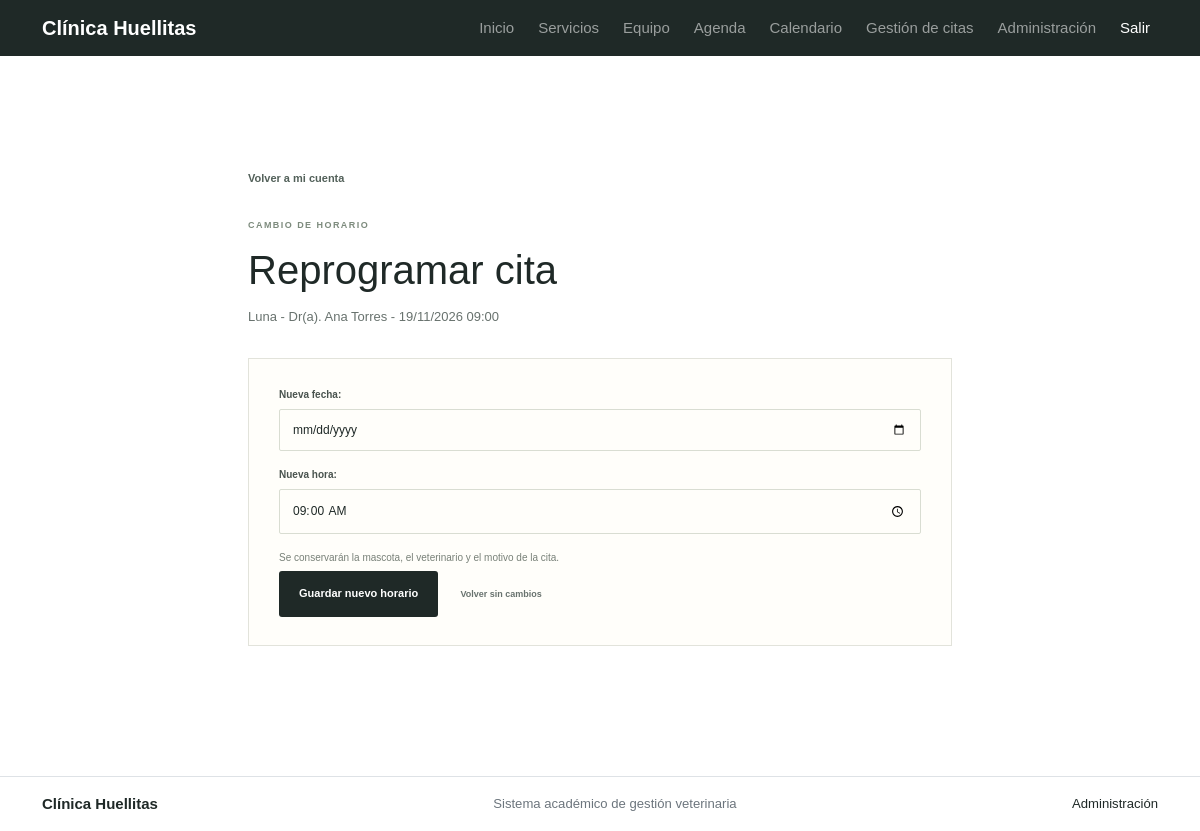
The page /mi-cuenta/citas/1/reprogramar/ (signed in) on the database its author committed.
### apps/citas/models.py (models this page shows, shortened)
class Cita(models.Model):
    class Estado(models.TextChoices):
        PROGRAMADA = 'PROGRAMADA', 'Programada'
        ATENDIDA = 'ATENDIDA', 'Atendida'
        CANCELADA = 'CANCELADA', 'Cancelada'
    cita_id = models.BigAutoField(
        primary_key=True,
        db_column='pk_cita_id',
    )
    mascota = models.ForeignKey(
        'mascotas.Mascota',
        on_delete=models.PROTECT,
        related_name='citas',
        db_column='fk_mascota_id',
    )
    veterinario = models.ForeignKey(
        'veterinarios.Veterinario',
        on_delete=models.PROTECT,
        related_name='citas',
        db_column='fk_veterinario_id',
    )
    fecha_hora = models.DateTimeField()
    motivo = models.CharField(max_length=180)
    estado = models.CharField(
        max_length=12,
        choices=Estado.choices,
        default=Estado.PROGRAMADA,
    )
    notas = models.TextField(blank=True)
    class Meta:
        db_table = 'tbl_cita'
        ordering = ['-fecha_hora']
        verbose_name = 'cita'
        verbose_name_plural = 'citas'

### apps/mascotas/models.py (models this page shows, shortened)
class Mascota(models.Model):
    mascota_id = models.BigAutoField(primary_key=True, db_column='pk_mascota_id')
    propietario = models.ForeignKey('propietarios_core.Propietario', on_delete=models.PROTECT, related_name='mascotas', db_column='fk_propietario_id')
    nombre = models.CharField(max_length=80)
    especie = models.CharField(max_length=40)
    raza = models.CharField(max_length=60, blank=True)
    sexo = models.CharField(max_length=10, choices=[('M', 'Macho'), ('H', 'Hembra')])
    fecha_nacimiento = models.DateField(null=True, blank=True)
    peso_kg = models.DecimalField(max_digits=6, decimal_places=2, null=True, blank=True)
    activo = models.BooleanField(default=True)
    class Meta:
        db_table = 'tbl_mascota'
        ordering = ['nombre']
        verbose_name = 'mascota'
        verbose_name_plural = 'mascotas'

### apps/veterinarios/models.py (models this page shows)
class Veterinario(models.Model):
    veterinario_id = models.BigAutoField(primary_key=True, db_column='pk_veterinario_id')
    usuario = models.OneToOneField('auth.User', on_delete=models.SET_NULL, null=True, blank=True, related_name='perfil_veterinario', db_column='fk_usuario_id')
    nombres = models.CharField(max_length=80)
    apellidos = models.CharField(max_length=80)
    documento = models.CharField(max_length=20, unique=True)
    tarjeta_profesional = models.CharField(max_length=40, unique=True)
    telefono = models.CharField(max_length=20)
    correo = models.EmailField(unique=True)
    especialidad = models.CharField(max_length=80)
    activo = models.BooleanField(default=True)
    class Meta:
        db_table = 'tbl_veterinario'
        ordering = ['apellidos', 'nombres']
        verbose_name = 'veterinario'
        verbose_name_plural = 'veterinarios'
    def __str__(self):
        return f'Dr(a). {self.nombres} {self.apellidos}'

### config/views.py (the view, shortened to what this page needs)
# urls.py: path('mi-cuenta/citas/<int:cita_id>/reprogramar/', views.reprogramar_cita, name='reprogramar_cita'),
@login_required
def reprogramar_cita(request, cita_id):
    personal = es_administrador(request.user) or pertenece_rol(request.user, 'Recepcionista')
    propietario = None if personal else propietario_actual(request)
    if propietario is None and not personal:
        raise PermissionDenied
    citas = Cita.objects.filter(estado=Cita.Estado.PROGRAMADA)
    if propietario:
        citas = citas.filter(mascota__propietario=propietario)
    cita = get_object_or_404(citas, cita_id=cita_id)
    if cita.fecha_hora <= timezone.now():
        messages.error(request, 'Solo se pueden reprogramar citas futuras.')
        return redirect('agenda_personal' if personal else 'mi_cuenta')
    fecha_hora_actual = timezone.localtime(cita.fecha_hora)
    form = ReprogramarCitaForm(
        request.POST or None,
        initial={'fecha':fecha_hora_actual.date(),'hora':fecha_hora_actual.time().replace(tzinfo=None)},
    )
    datos_pagina = {'form': form, 'cita': cita}
    return render(request, 'portal/reprogramar_cita.html', datos_pagina)

### config/forms.py (shortened to what this page needs)
class ReprogramarCitaForm(forms.Form):
    fecha = forms.DateField(
        label='Nueva fecha',
        widget=forms.DateInput(attrs={
            'type': 'date',
            'min': timezone.localdate().isoformat(),
        }),
    )
    hora = forms.TimeField(
        label='Nueva hora',
        widget=forms.TimeInput(attrs={
            'type': 'time',
            'min': '08:00',
            'max': '18:00',
        }),
    )

### config/context_processors.py (called while the page is built)
def portal_roles(request):
    user = request.user
    if not user.is_authenticated:
        return {'portal_es_personal': False}
    return {
        'portal_es_personal': user.is_staff or user.is_superuser or user.groups.filter(name__in=['Recepcionista', 'Veterinario']).exists(),
    }

### config/views.py (called while the page is built)
def es_administrador(usuario):
    return usuario.is_authenticated and (usuario.is_staff or usuario.is_superuser)

### templates/portal/reprogramar_cita.html (shortened to what this page needs)
{% extends 'base.html' %}
{% block content %}
<section class="form-page form-page-narrow">
  <a class="back-link" href="{% url 'mi_cuenta' %}">Volver a mi cuenta</a>
  <div class="page-heading">
    <span class="portal-eyebrow">CAMBIO DE HORARIO</span>
    <h1>Reprogramar cita</h1>
    <p>{{ cita.mascota.nombre }} - {{ cita.veterinario }} - {{ cita.fecha_hora|date:'d/m/Y H:i' }}</p>
  </div>
  <form method="post" class="portal-form form-panel">
    {% for field in form %}
      <div class="field">
        {{ field.label_tag }}
        {{ field }}
      </div>
    {% endfor %}
    <p class="form-privacy">Se conservarán la mascota, el veterinario y el motivo de la cita.</p>
    <button class="button button-dark form-submit" type="submit">Guardar nuevo horario</button>
    <a class="cancel-link" href="{% url 'mi_cuenta' %}">Volver sin cambios</a>
  </form>
</section>
{% endblock %}

### static/site.css (style rules this page uses)
:root { --ink:#1f2927; --muted:#68726e; --green:#c5e377; --green-dark:#a6ca54; --cream:#f8f7f0; --paper:#fffefa; --line:#dfe2d8; --teal:#244840; --lilac:#e8e1f4; --yellow:#f7e7a9; --blue:#dcecf0; --heading:'Manrope',sans-serif; --body:'DM Sans',sans-serif }
* { box-sizing:border-box }
html { scroll-behavior:smooth }
body { margin:0; background:var(--paper); color:var(--ink); font-family:var(--body); font-size:15px; -webkit-font-smoothing:antialiased }
a { color:inherit; text-decoration:none }
.button { min-height:46px; padding:0 20px; display:inline-flex; align-items:center; justify-content:center; gap:17px; border-radius:3px; font-size:11px; font-weight:700; transition:transform .2s,background .2s }
.button-dark { background:var(--ink); color:white }
.portal-eyebrow { font-size:9px; font-weight:700; letter-spacing:1.45px; color:#7d8b7d }
.muted,.page-heading>p,.dashboard-welcome>div>p { color:#68726e; line-height:1.7; font-size:13px }
.portal-form { width:100% }
.field { min-width:0; display:flex; flex-direction:column; gap:7px; margin-bottom:16px }
.field label { font-size:10px; font-weight:700; color:#49534e }
.field input,.field select,.field textarea { width:100%; border:1px solid #d9ddd2; background:#fffefa; padding:12px 13px; font:12px 'DM Sans',Arial,sans-serif; color:#1f2927; border-radius:2px; outline:none }
.form-submit { margin-top:5px; border:0; cursor:pointer; font-family:'DM Sans',Arial,sans-serif }
.form-page { max-width:930px; margin:0 auto; padding:62px 28px 82px }
.form-page-narrow { max-width:760px }
.page-heading { max-width:650px; margin:23px 0 30px }
.page-heading h1 { margin:12px 0 }
.page-heading>p { max-width:550px }
.form-panel { background:#fffefa; border:1px solid #e2e3db; padding:28px 30px }
.form-privacy { font-size:10px; color:#788078; line-height:1.6; margin:14px 0 0 }
.back-link { font-size:11px; color:#53615a; font-weight:600 }
.appointment-actions a,.cancel-link { display:inline-block; border:1px solid #dfe2d8; padding:8px 10px; font-size:9px; font-weight:700; color:#425e32 }
.cancel-link { margin-left:8px; border:0; color:#68726e }
body { color: #1f2927; }
:root { --clinic-dark: #1f2927; --clinic-green: #c5e377; --clinic-paper: #ffffff; --clinic-muted: #68726e; --bs-primary: var(--clinic-dark); --bs-primary-rgb: 31, 41, 39; --bs-success: var(--clinic-green); --bs-success-rgb: 197, 227, 119; --bs-body-bg: var(--clinic-paper); --bs-body-color: var(--clinic-dark); --bs-link-color: #425e32; }
body, .portal-body { color: var(--clinic-dark); background: var(--clinic-paper); }
.team-card, .service-card, .pet-card, .form-panel, .staff-table, .empty-state { border-radius: 0; box-shadow: none; }

### rows shown on the page
Cita: mascota.nombre "Luna", veterinario "Dr(a). Ana Torres", fecha_hora "19/11/2026 09:00"

### other values the page prints
{{ field.label_tag }} "Nueva fecha:" "Nueva hora:"
